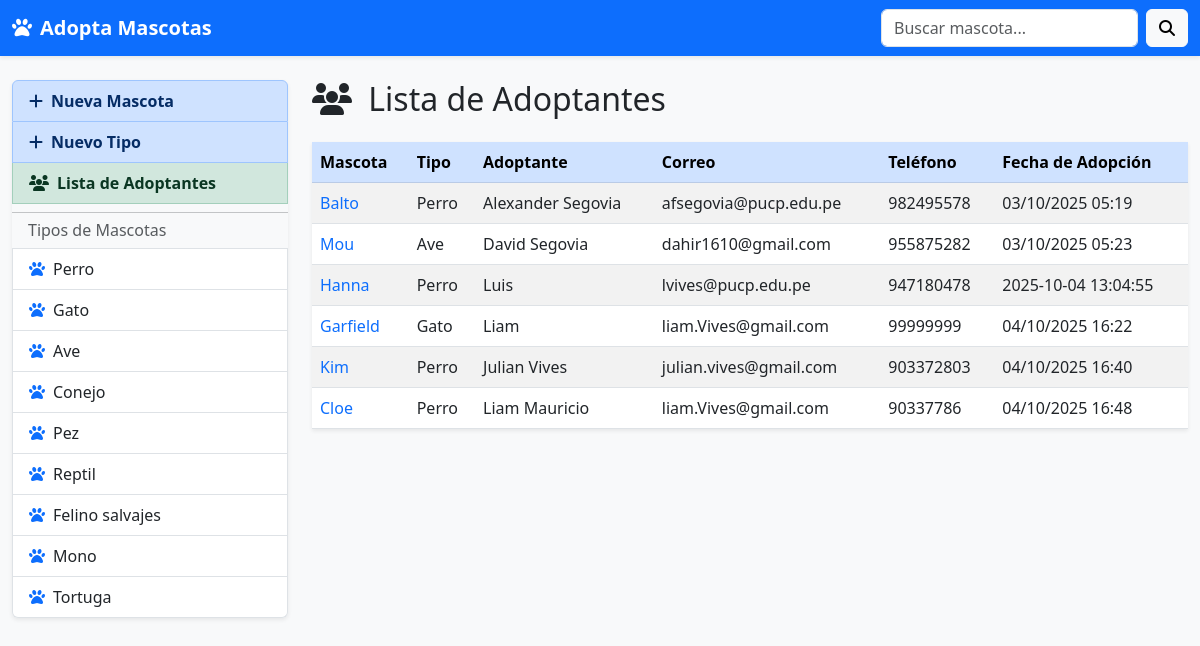
Page /listaAdoptantes/ on the committed database.
### app1/models.py (models this page shows, shortened)
class TipoMascota(models.Model):
    nombre = models.CharField(max_length=64, null=True, blank=True)
    descripcion = models.TextField(max_length=256, null=True, blank=True)

class Adopcion(models.Model):
    mascota = models.OneToOneField(Mascota, on_delete=models.CASCADE)
    persona = models.ForeignKey(Persona, on_delete=models.CASCADE)
    fecha_adopcion = models.CharField(max_length=50, null=True, blank=True)

class Mascota(models.Model):
    nombre = models.CharField(max_length=128, null=True, blank=True)
    edad = models.IntegerField()
    descripcion = models.TextField(max_length=512, null=True, blank=True)
    foto = models.ImageField(upload_to="mascotas/")
    tipo = models.ForeignKey(TipoMascota, on_delete=models.CASCADE)
    estado = models.CharField(max_length=20, default="Disponible")

class Persona(models.Model):
    nombre = models.CharField(max_length=128, null=True, blank=True)
    email = models.CharField(max_length=128, null=True, blank=True)
    telefono = models.CharField(max_length=20, null=True, blank=True)

### app1/views.py (the view)
# urls.py: path('listaAdoptantes/', views.listaAdoptantes, name='listaAdoptantes'),
def listaAdoptantes(request):
    tipos = TipoMascota.objects.all()
    adopciones = Adopcion.objects.select_related("mascota", "persona").all()
    return render(request, "listaAdoptantes.html", {
        "adopciones": adopciones,
        "tipos": tipos
    })

### app1/templates/listaAdoptantes.html
{% extends "layout.html" %}
{% block content %}
  <h2 class="mb-4"><i class="fa-solid fa-users me-2"></i> Lista de Adoptantes</h2>
  <table class="table table-striped table-hover shadow-sm">
    <thead class="table-primary">
      <tr>
        <th scope="col">Mascota</th>
        <th scope="col">Tipo</th>
        <th scope="col">Adoptante</th>
        <th scope="col">Correo</th>
        <th scope="col">Teléfono</th>
        <th scope="col">Fecha de Adopción</th>
      </tr>
    </thead>
    <tbody>
      {% for a in adopciones %}
        <tr>
          <td>
            <a href="{% url 'app1:detalleMascota' a.mascota.id %}" class="text-decoration-none">
              {{ a.mascota.nombre }}
            </a>
          </td>
          <td>{{ a.mascota.tipo.nombre }}</td>
          <td>{{ a.persona.nombre }}</td>
          <td>{{ a.persona.email }}</td>
          <td>{{ a.persona.telefono }}</td>
          <td>
            {% if a.fecha_adopcion %}
              {{ a.fecha_adopcion }}
            {% else %}
              <span class="text-muted">Sin fecha</span>
            {% endif %}
          </td>
        </tr>
      {% empty %}
        <tr>
          <td colspan="6" class="text-center text-muted">
            No hay adopciones registradas aún.
          </td>
        </tr>
      {% endfor %}
    </tbody>
  </table>
{% endblock %}

### app1/templates/layout.html (shortened to what this page needs)
<!DOCTYPE html>
<html lang="es">
<head>
  <link href="https://cdn.jsdelivr.net/npm/bootstrap@5.3.0/dist/css/bootstrap.min.css"
        rel="stylesheet"
>
  <link rel="stylesheet"
        href="https://cdnjs.cloudflare.com/ajax/libs/font-awesome/6.3.0/css/all.min.css"
 />
</head>
<body class="bg-light">
  <nav class="navbar navbar-expand-lg navbar-dark bg-primary shadow-sm">
    <div class="container-fluid">
      <a class="navbar-brand fw-bold" href="{% url 'app1:home' %}">
        <i class="fa-solid fa-paw me-2"></i>Adopta Mascotas
      </a>
      <form class="d-flex" role="search" action="{% url 'app1:buscar' %}" method="post">
        <input class="form-control me-2" type="search" name="filtro" placeholder="Buscar mascota..." aria-label="Buscar">
        <button class="btn btn-light" type="submit"><i class="fa-solid fa-search"></i></button>
      </form>
    </div>
  </nav>
  <div class="container-fluid mt-4">
    <div class="row">
      <aside class="col-md-3 mb-3">
        <div class="list-group shadow-sm">
          <a href="{% url 'app1:crearMascota' %}" class="list-group-item list-group-item-action list-group-item-primary fw-bold">
            <i class="fa-solid fa-plus me-2"></i>Nueva Mascota
          </a>
          <a href="{% url 'app1:crearTipo' %}" class="list-group-item list-group-item-action list-group-item-primary fw-bold">
            <i class="fa-solid fa-plus me-2"></i>Nuevo Tipo
          </a>
          <a href="{% url 'app1:listaAdoptantes' %}" class="list-group-item list-group-item-action list-group-item-success fw-bold">
            <i class="fa-solid fa-users me-2"></i>Lista de Adoptantes
          </a>
          <hr class="my-2">
          <h6 class="px-3 text-muted">Tipos de Mascotas</h6>
          {% for tipo in tipos %}
            <a href="{% url 'app1:mascotasxtipo' tipo.id %}" class="list-group-item list-group-item-action">
              <i class="fa-solid fa-paw me-2 text-primary"></i>{{ tipo.nombre }}
            </a>
          {% empty %}
            <p class="px-3 text-muted">No hay tipos aún</p>
          {% endfor %}
        </div>
      </aside>
      <main class="col-md-9">
        {% block content %}{% endblock %}
      </main>
    </div>
  </div>
</body>
</html>

### rows in the picture
TipoMascota: nombre "Perro"
TipoMascota: nombre "Gato"
TipoMascota: nombre "Ave"
TipoMascota: nombre "Conejo"
TipoMascota: nombre "Pez"
TipoMascota: nombre "Reptil"
TipoMascota: nombre "Felino salvajes"
TipoMascota: nombre "Mono"
TipoMascota: nombre "Tortuga"
Adopcion: mascota.nombre "Balto", mascota.tipo.nombre "Perro", persona.nombre "Alexander Segovia", persona.email "afsegovia@pucp.edu.pe", persona.telefono "982495578", fecha_adopcion "03/10/2025 05:19"
Adopcion: mascota.nombre "Mou", mascota.tipo.nombre "Ave", persona.nombre "David Segovia", persona.email "dahir1610@gmail.com", persona.telefono "955875282", fecha_adopcion "03/10/2025 05:23"
Adopcion: mascota.nombre "Hanna", mascota.tipo.nombre "Perro", persona.nombre "Luis", persona.email "lvives@pucp.edu.pe", persona.telefono "947180478", fecha_adopcion "2025-10-04 13:04:55"
Adopcion: mascota.nombre "Garfield", mascota.tipo.nombre "Gato", persona.nombre "Liam", persona.email "liam.Vives@gmail.com", persona.telefono "99999999", fecha_adopcion "04/10/2025 16:22"
Adopcion: mascota.nombre "Kim", mascota.tipo.nombre "Perro", persona.nombre "Julian Vives", persona.email "julian.vives@gmail.com", persona.telefono "903372803", fecha_adopcion "04/10/2025 16:40"
Adopcion: mascota.nombre "Cloe", mascota.tipo.nombre "Perro", persona.nombre "Liam Mauricio", persona.email "liam.Vives@gmail.com", persona.telefono "90337786", fecha_adopcion "04/10/2025 16:48"
